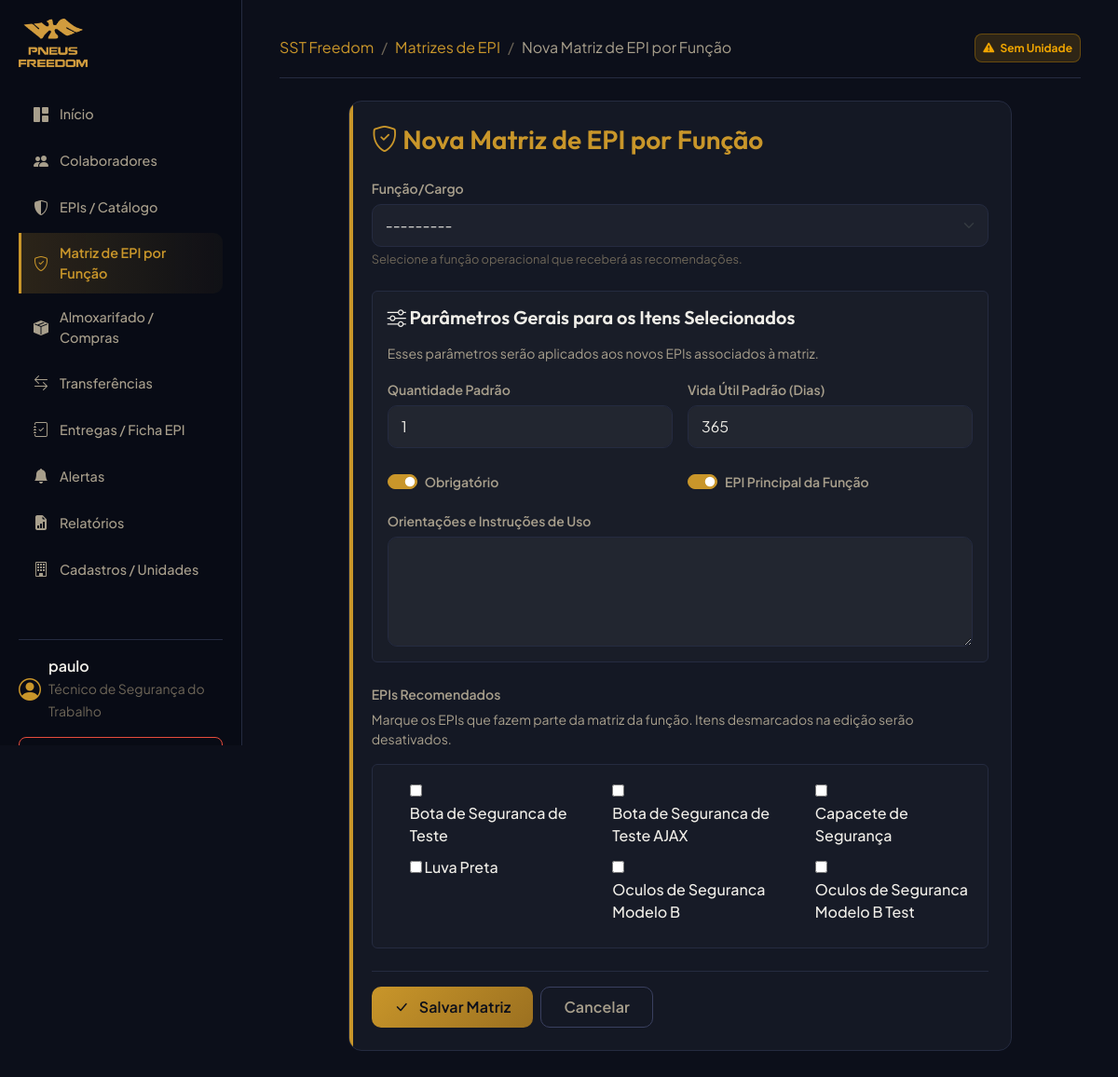
The page /ppe/matrices/add/ (signed in) on the database as committed earlier.
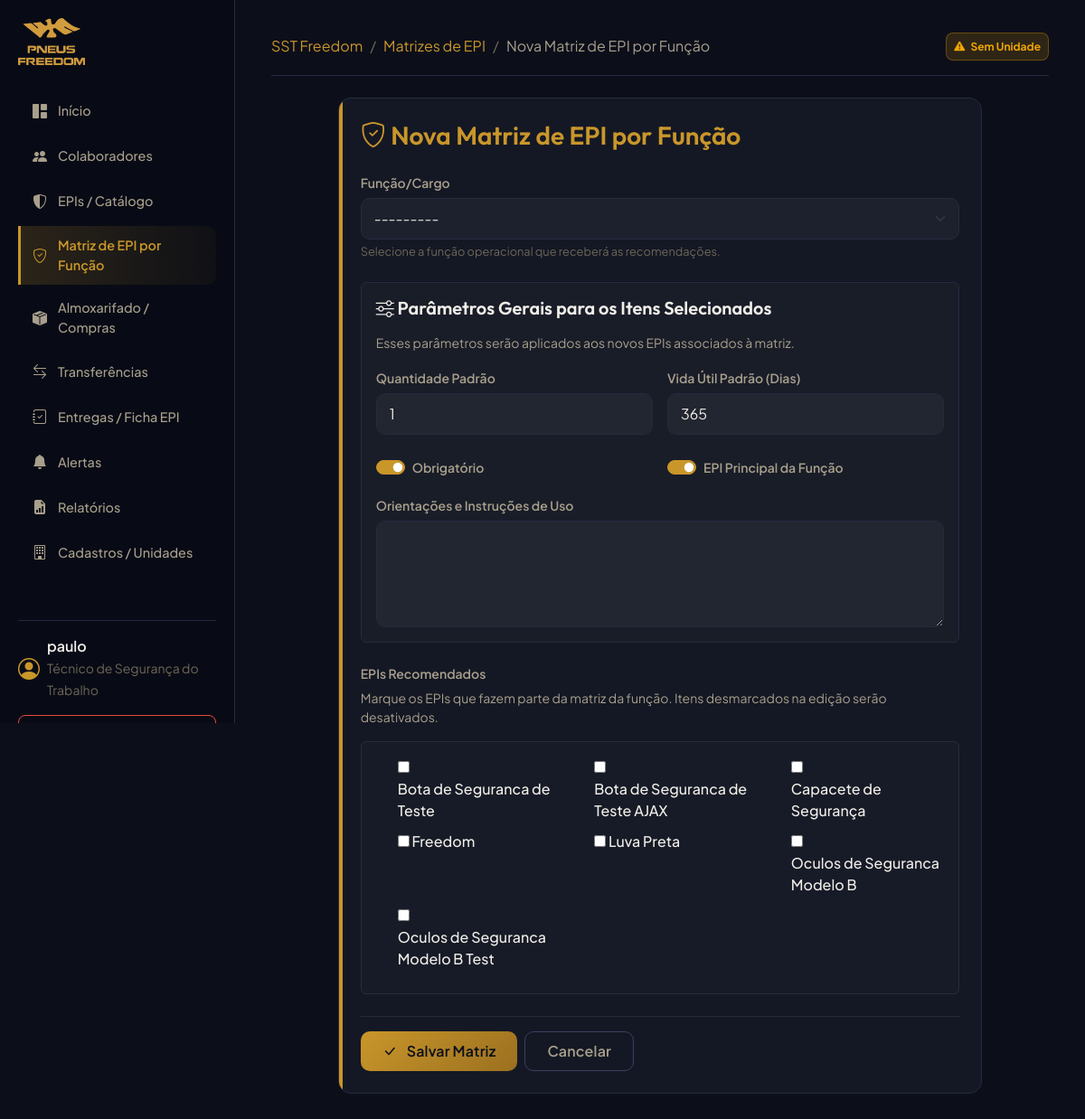
The same page on the database as committed later.
### ppe/models.py (models this page shows)
class Product(models.Model):
    TIPO_PRODUTO_CHOICES = (
        ('EPI', 'EPI'),
        ('MATERIAL_SEGURANCA', 'Material de Segurança'),
        ('MATERIAL_CONSUMO', 'Material de Consumo'),
        ('FERRAMENTA', 'Ferramenta'),
        ('UNIFORME', 'Uniforme'),
        ('OUTRO', 'Outro'),
    )
    CATEGORIA_CHOICES = (
        ('PROTECAO_CABECA', 'Proteção da Cabeça'),
        ('PROTECAO_AUDITIVA', 'Proteção Auditiva'),
        ('PROTECAO_RESPIRATORIA', 'Proteção Respiratória'),
        ('PROTECAO_OCULAR', 'Proteção Ocular e Facial'),
        ('PROTECAO_TRONCO', 'Proteção do Tronco'),
        ('PROTECAO_MEMBROS_SUP', 'Proteção dos Membros Superiores'),
        ('PROTECAO_MEMBROS_INF', 'Proteção dos Membros Inferiores'),
        ('VESTUARIO', 'Vestuário / Fardamento'),
        ('OUTRO', 'Outro'),
    )
    nome = models.CharField(max_length=255, verbose_name="Nome do Produto")
    tipo_produto = models.CharField(max_length=50, choices=TIPO_PRODUTO_CHOICES, default='EPI', verbose_name="Tipo de Produto")
    categoria = models.CharField(max_length=50, choices=CATEGORIA_CHOICES, blank=True, null=True, default='OUTRO', verbose_name="Categoria de Proteção")
    ca_numero = models.CharField(max_length=50, blank=True, null=True, verbose_name="C.A. (Certificado de Aprovação)")
    descricao = models.TextField(blank=True, null=True, verbose_name="Descrição")
    unidade_medida = models.CharField(max_length=20, default="UND", verbose_name="Unidade de Medida")
    fabricante = models.CharField(max_length=255, blank=True, null=True, verbose_name="Fabricante Padrão")
    exige_ca = models.BooleanField(default=True, verbose_name="Exige C.A. (Certificado de Aprovação)")
    controlado_individualmente = models.BooleanField(default=True, verbose_name="Controlado Individualmente")
    ativo = models.BooleanField(default=True, verbose_name="Ativo")
    class Meta:
        verbose_name = "EPI / Produto"
        verbose_name_plural = "EPIs / Produtos"
    def __str__(self):
        return self.nome

### ppe/views.py (the view, shortened to what this page needs)
# urls.py: path('matrices/add/', PPEMatrixBulkCreateView.as_view(), name='matrix_bulk_create'),
class PPEMatrixBulkCreateView(LoginRequiredMixin, FormView):
    form_class = PPEMatrixBulkForm
    template_name = "ppe/matrix_bulk_form.html"
    def dispatch(self, request, *args, **kwargs):
        if not (request.user.is_tecnico() or request.user.is_admin()):
            from django.core.exceptions import PermissionDenied
            raise PermissionDenied("Apenas Técnicos SST ou Administradores podem gerenciar a matriz de EPI.")
        return super().dispatch(request, *args, **kwargs)
    def get_context_data(self, **kwargs):
        context = super().get_context_data(**kwargs)
        context['title'] = "Nova Matriz de EPI por Função"
        context['is_create'] = True
        return context

### accounts/models.py (called while the page is built)
    def is_tecnico(self):
        return self.profile_type == self.TECNICO_SST or self.is_superuser

    def is_almoxarife(self):
        return self.profile_type == self.ALMOXARIFE or self.is_superuser

### organizations/models.py (called while the page is built)
    def __str__(self):
        return self.nome

### templates/ppe/matrix_bulk_form.html (shortened to what the changed rows need)
{% extends "base.html" %}
{% block content %}
<div class="row justify-content-center">
    <div class="col-12 col-xl-10">
        <div class="card-premium card-primary">
            <form method="post" enctype="multipart/form-data">
                <div class="row g-4">
                    <div class="col-12">
                        <div class="p-3 rounded border" style="background: rgba(255,255,255,0.01); border-color: var(--border-default) !important; max-height: 400px; overflow-y: auto;">
                            <div class="row">
                                {% for checkbox in form.products %}
                                <div class="col-12 col-md-6 col-lg-4 mb-2">
                                    <div class="form-check">
                                        {{ checkbox.tag }}
                                        <label class="form-check-label text-light fw-medium" for="{{ checkbox.id_for_label }}">
                                            {{ checkbox.choice_label }}
                                        </label>
                                    </div>
                                </div>
                                {% endfor %}
                            </div>
                        </div>
                    </div>
                </div>
            </form>
        </div>
    </div>
</div>
{% endblock %}

Rows that differ between the two databases and show on the page:
added Product: choice_label "Freedom"
